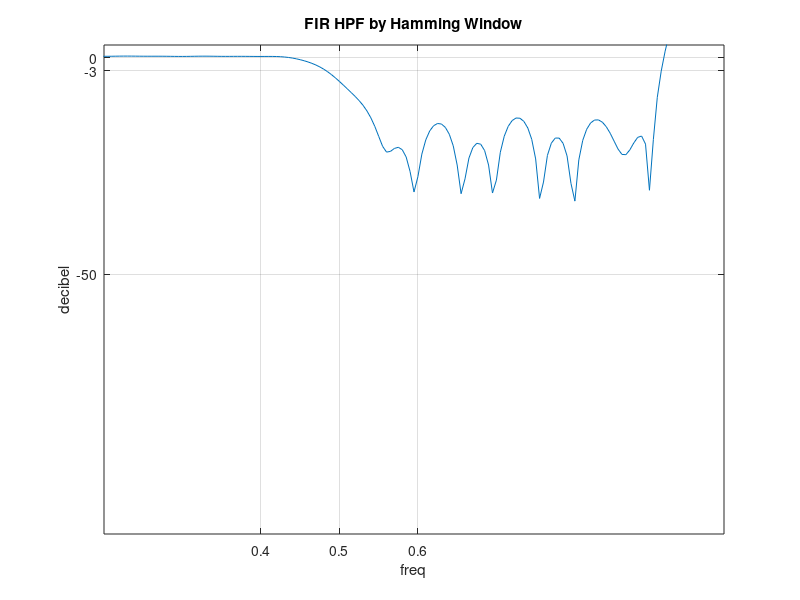

The MATLAB script that drew this image:
N=40;
n=0:N-1;
alpha=(N-1)/2;
hd=(sin(pi*(n-alpha))-sin(0.5*pi*(n-alpha))./(pi*(n-alpha)));
hd(21)=0.5;
wham=hamming(N);
h=hd.*wham';
k=0:200;
w=(pi/200)*k;
H=h*exp(-j*n'*w);
magH=abs(H);
dB=20*log10(magH);
figure
plot(w/pi,dB)
xlabel('freq')
ylabel('decibel')
title('FIR HPF by Hamming Window')
set(gca,'xtick',[0.4 0.5 0.6])
set(gca,'ytick',[-50 -3 0])
axis([0.2 0.99 -110 3])
grid
